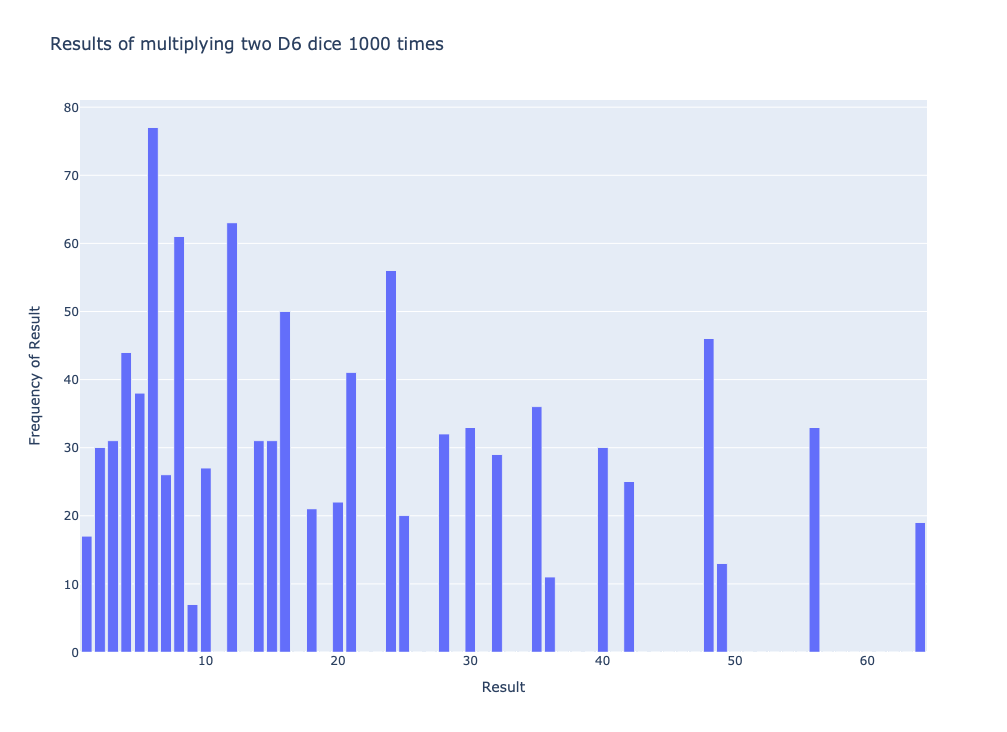

Write Python code to recreate this figure.
from die import Die
from plotly.graph_objs import Bar, Layout
from plotly import offline

# Create two D6 dice.
die_1 = Die()
die_2 = Die()

# Make some rolls, and store results in a list.
results = []
for roll_num in range(1000):
    result = die_1.roll() * die_2.roll()
    results.append(result)
    
# Here, multiplying the results instead of adding
max_result = die_1.num_sides * die_2.num_sides
frequencies = [results.count(value) for value in range(1, max_result+1)]
    
# Visualize the results using Plotly.
x_values = list(range(1, max_result+1))
data = [Bar(x=x_values, y=frequencies)]
layout = Layout(title='Results of multiplying two D6 dice 1000 times',
                xaxis=dict(title='Result'),
                yaxis=dict(title='Frequency of Result'))
fig = dict(data=data, layout=layout)
offline.plot(fig, filename='Multiplication_visual.html')
